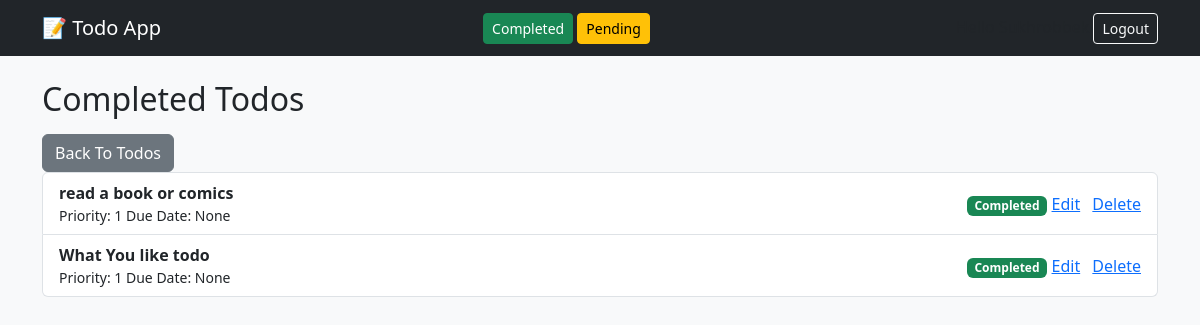
Page /todos/completed/ (signed in) on the committed database.
### todoApp/models.py (models this page shows, shortened)
class Todo(models.Model):
    user = models.ForeignKey(User, on_delete=models.CASCADE, null=True)
    title = models.CharField(max_length=40)
    description = models.TextField()
    priority =  models.IntegerField(default=1)
    due_date = models.DateField(null=True, blank=True)
    is_completed = models.BooleanField(default=False)
    created_at = models.DateTimeField(auto_now_add=True)

### todoApp/views.py (the view)
# urls.py: path('todos/completed/', completed_todos, name="completed_todos"),
@login_required
def completed_todos(request):
    todos = Todo.objects.filter(is_completed = True)
    return render(request, 'todoApp/completed_todos.html' , {'todos': todos})

### todoApp/templates/todoApp/completed_todos.html
{% extends 'todoApp/base.html' %}
{% block content %}
<h2 class="mb-3" class="text-success">Completed Todos</h2>
 <a href="{% url 'todo_list %'}" class="btn btn-secondary">Back To Todos</a>
{% if todos%}
     <ul class="list-group">
        {%for todo in todos%}
             <li class="list-group-item d-flex justify-content-between align-items-center">
                <div>
                    <strong>{{todo.title}}</strong><br>
                    <small>
                        Priority: {{todo.priority}}
                        Due Date: {{todo.due_date}}
                     </small>
                </div>
                   <div>
                    <span class="badge bg-success">Completed</span>
                     <a href="{% url 'update_todo' todo.id %}" class="btn-sm btn-outline-primary">Edit</a>
                    <a href="{% url 'delete_todo' todo.id %}" class="btn-sm btn-outline-danger ms-2">Delete</a>
                   </div>
             </li>
        {% endfor %}
    </ul>
{% else %}
   <p class="text-muted">No Completed todos</p>
{% endif %}
{% endblock %}

### rows in the picture
Todo: title "read a book or comics", priority "1", due_date "None"
Todo: title "What You like todo", priority "1", due_date "None"
